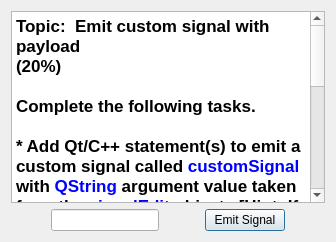
          <widget class="QWidget" name="tab_4">
           <attribute name="title">
            <string>b4</string>
           </attribute>
           <layout class="QVBoxLayout" name="verticalLayout_6">
            <item>
             <widget class="QTextBrowser" name="textBrowser_5">
              <property name="html">
               <string>&lt;!DOCTYPE HTML PUBLIC &quot;-//W3C//DTD HTML 4.0//EN&quot; &quot;http://www.w3.org/TR/REC-html40/strict.dtd&quot;&gt;
&lt;html&gt;&lt;head&gt;&lt;meta name=&quot;qrichtext&quot; content=&quot;1&quot; /&gt;&lt;style type=&quot;text/css&quot;&gt;
p, li { white-space: pre-wrap; }
&lt;/style&gt;&lt;/head&gt;&lt;body style=&quot; font-family:'Sans'; font-size:10pt; font-weight:400; font-style:normal;&quot;&gt;
&lt;p style=&quot; margin-top:0px; margin-bottom:0px; margin-left:0px; margin-right:0px; -qt-block-indent:0; text-indent:0px;&quot;&gt;&lt;span style=&quot; font-family:'.Lucida Grande UI'; font-size:13pt; font-weight:600;&quot;&gt;Topic:  Emit custom signal with payload&lt;/span&gt;&lt;/p&gt;
&lt;p style=&quot; margin-top:0px; margin-bottom:0px; margin-left:0px; margin-right:0px; -qt-block-indent:0; text-indent:0px;&quot;&gt;&lt;span style=&quot; font-family:'.Lucida Grande UI'; font-size:13pt; font-weight:600;&quot;&gt;(20%)&lt;/span&gt;&lt;/p&gt;
&lt;p style=&quot;-qt-paragraph-type:empty; margin-top:0px; margin-bottom:0px; margin-left:0px; margin-right:0px; -qt-block-indent:0; text-indent:0px; font-family:'.Lucida Grande UI'; font-size:13pt; font-weight:600;&quot;&gt;&lt;br /&gt;&lt;/p&gt;
&lt;p style=&quot; margin-top:0px; margin-bottom:0px; margin-left:0px; margin-right:0px; -qt-block-indent:0; text-indent:0px;&quot;&gt;&lt;span style=&quot; font-family:'.Lucida Grande UI'; font-size:13pt; font-weight:600;&quot;&gt;Complete the following tasks.&lt;/span&gt;&lt;/p&gt;
&lt;p style=&quot;-qt-paragraph-type:empty; margin-top:0px; margin-bottom:0px; margin-left:0px; margin-right:0px; -qt-block-indent:0; text-indent:0px; font-family:'.Lucida Grande UI'; font-size:13pt; font-weight:600;&quot;&gt;&lt;br /&gt;&lt;/p&gt;
&lt;p style=&quot; margin-top:0px; margin-bottom:0px; margin-left:0px; margin-right:0px; -qt-block-indent:0; text-indent:0px;&quot;&gt;&lt;span style=&quot; font-family:'.Lucida Grande UI'; font-size:13pt; font-weight:600;&quot;&gt;* Add Qt/C++ statement(s) to emit a custom signal called &lt;/span&gt;&lt;span style=&quot; font-family:'.Lucida Grande UI'; font-size:13pt; font-weight:600; color:#0000ff;&quot;&gt;customSignal&lt;/span&gt;&lt;span style=&quot; font-family:'.Lucida Grande UI'; font-size:13pt; font-weight:600;&quot;&gt; with &lt;/span&gt;&lt;span style=&quot; font-family:'.Lucida Grande UI'; font-size:13pt; font-weight:600; color:#0000ff;&quot;&gt;QString&lt;/span&gt;&lt;span style=&quot; font-family:'.Lucida Grande UI'; font-size:13pt; font-weight:600;&quot;&gt; argument value taken from the &lt;/span&gt;&lt;span style=&quot; font-family:'.Lucida Grande UI'; font-size:13pt; font-weight:600; color:#0000ff;&quot;&gt;signalEdit&lt;/span&gt;&lt;span style=&quot; font-family:'.Lucida Grande UI'; font-size:13pt; font-weight:600;&quot;&gt; object.  [Hint: If you emit the signal correctly, you should see the text from the line edit written to the console]&lt;/span&gt;&lt;/p&gt;
&lt;p style=&quot;-qt-paragraph-type:empty; margin-top:0px; margin-bottom:0px; margin-left:0px; margin-right:0px; -qt-block-indent:0; text-indent:0px; font-family:'.Lucida Grande UI'; font-size:13pt; font-weight:600;&quot;&gt;&lt;br /&gt;&lt;/p&gt;
&lt;p style=&quot; margin-top:0px; margin-bottom:0px; margin-left:0px; margin-right:0px; -qt-block-indent:0; text-indent:0px;&quot;&gt;&lt;span style=&quot; font-family:'.Lucida Grande UI'; font-size:13pt; font-weight:600;&quot;&gt;* Add a validator that will allow only integer inputs into the &lt;/span&gt;&lt;span style=&quot; font-family:'.Lucida Grande UI'; font-size:13pt; font-weight:600; color:#0000ff;&quot;&gt;signalEdit&lt;/span&gt;&lt;span style=&quot; font-family:'.Lucida Grande UI'; font-size:13pt; font-weight:600;&quot;&gt; object.&lt;/span&gt;&lt;/p&gt;
&lt;p style=&quot;-qt-paragraph-type:empty; margin-top:0px; margin-bottom:0px; margin-left:0px; margin-right:0px; -qt-block-indent:0; text-indent:0px; font-family:'.Lucida Grande UI'; font-size:13pt; font-weight:600;&quot;&gt;&lt;br /&gt;&lt;/p&gt;
&lt;p style=&quot; margin-top:0px; margin-bottom:0px; margin-left:0px; margin-right:0px; -qt-block-indent:0; text-indent:0px;&quot;&gt;&lt;span style=&quot; font-family:'.Lucida Grande UI'; font-size:13pt; font-weight:600;&quot;&gt;* Erase contents of signalEdit object after signal has been emitted.&lt;/span&gt;&lt;/p&gt;
&lt;p style=&quot;-qt-paragraph-type:empty; margin-top:0px; margin-bottom:0px; margin-left:0px; margin-right:0px; -qt-block-indent:0; text-indent:0px; font-family:'.Lucida Grande UI'; font-size:13pt; font-weight:600; color:#000000;&quot;&gt;&lt;br /&gt;&lt;/p&gt;
&lt;p style=&quot; margin-top:0px; margin-bottom:0px; margin-left:0px; margin-right:0px; -qt-block-indent:0; text-indent:0px;&quot;&gt;&lt;span style=&quot; font-family:'.Lucida Grande UI'; font-size:13pt; font-weight:600; color:#ff0000;&quot;&gt;Do NOT use the Designer tool to modify the form itself or you will receive&lt;/span&gt;&lt;span style=&quot; font-family:'.Lucida Grande UI'; font-size:13pt; font-weight:600; color:#000000;&quot;&gt; zero credit (0 points).&lt;/span&gt;&lt;/p&gt;&lt;/body&gt;&lt;/html&gt;</string>
              </property>
             </widget>
            </item>
            <item>
             <layout class="QHBoxLayout" name="horizontalLayout_4">
              <item>
               <spacer name="horizontalSpacer_7">
                <property name="orientation">
                 <enum>Qt::Horizontal</enum>
                </property>
                <property name="sizeHint" stdset="0">
                 <size>
                  <width>40</width>
                  <height>20</height>
                 </size>
                </property>
               </spacer>
              </item>
              <item>
               <widget class="QLineEdit" name="a1b4lineedit"/>
              </item>
              <item>
               <spacer name="horizontalSpacer_11">
                <property name="orientation">
                 <enum>Qt::Horizontal</enum>
                </property>
                <property name="sizeHint" stdset="0">
                 <size>
                  <width>40</width>
                  <height>20</height>
                 </size>
                </property>
               </spacer>
              </item>
              <item>
               <widget class="QPushButton" name="a1b4pushbutton">
                <property name="text">
                 <string>Emit Signal</string>
                </property>
                <property name="autoDefault">
                 <bool>false</bool>
                </property>
                <property name="default">
                 <bool>true</bool>
                </property>
               </widget>
              </item>
              <item>
               <spacer name="horizontalSpacer_8">
                <property name="orientation">
                 <enum>Qt::Horizontal</enum>
                </property>
                <property name="sizeHint" stdset="0">
                 <size>
                  <width>40</width>
                  <height>20</height>
                 </size>
                </property>
               </spacer>
              </item>
             </layout>
            </item>
           </layout>
          </widget>
